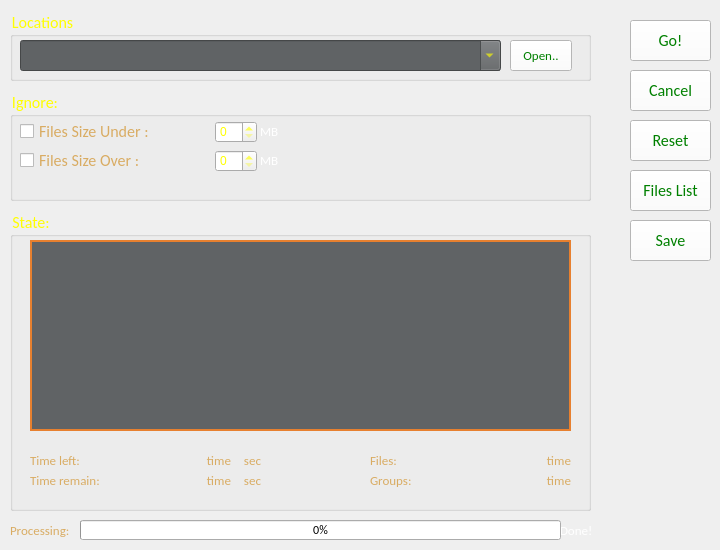
    <widget class="QWidget" name="tab_Duplicate">
     <property name="cursor">
      <cursorShape>ArrowCursor</cursorShape>
     </property>
     <attribute name="title">
      <string>Duplicate Finder</string>
     </attribute>
     <widget class="QGroupBox" name="groupBox_Ignore">
      <property name="geometry">
       <rect>
        <x>10</x>
        <y>90</y>
        <width>581</width>
        <height>111</height>
       </rect>
      </property>
      <property name="font">
       <font>
        <family>Calibri</family>
        <pointsize>12</pointsize>
        <weight>50</weight>
        <bold>false</bold>
       </font>
      </property>
      <property name="styleSheet">
       <string notr="true">color:yellow</string>
      </property>
      <property name="title">
       <string>Ignore:</string>
      </property>
      <widget class="QCheckBox" name="checkBox_sizeUnder">
       <property name="geometry">
        <rect>
         <x>10</x>
         <y>31</y>
         <width>181</width>
         <height>21</height>
        </rect>
       </property>
       <property name="font">
        <font>
         <family>Calibri</family>
         <pointsize>12</pointsize>
         <weight>50</weight>
         <bold>false</bold>
        </font>
       </property>
       <property name="statusTip">
        <string>Check if you want to select what's between characters.</string>
       </property>
       <property name="styleSheet">
        <string notr="true">color:#D9AC63</string>
       </property>
       <property name="text">
        <string>Files Size Under :</string>
       </property>
      </widget>
      <widget class="QSpinBox" name="spinBox_Under">
       <property name="geometry">
        <rect>
         <x>205</x>
         <y>31</y>
         <width>42</width>
         <height>22</height>
        </rect>
       </property>
      </widget>
      <widget class="QLabel" name="Label_MB_Under">
       <property name="geometry">
        <rect>
         <x>250</x>
         <y>31</y>
         <width>61</width>
         <height>21</height>
        </rect>
       </property>
       <property name="sizePolicy">
        <sizepolicy hsizetype="Expanding" vsizetype="Expanding">
         <horstretch>0</horstretch>
         <verstretch>0</verstretch>
        </sizepolicy>
       </property>
       <property name="font">
        <font>
         <family>Calibri</family>
         <pointsize>10</pointsize>
         <weight>50</weight>
         <bold>false</bold>
         <stylestrategy>PreferDefault</stylestrategy>
         <kerning>true</kerning>
        </font>
       </property>
       <property name="contextMenuPolicy">
        <enum>Qt::DefaultContextMenu</enum>
       </property>
       <property name="statusTip">
        <string/>
       </property>
       <property name="styleSheet">
        <string notr="true">color:white</string>
       </property>
       <property name="frameShape">
        <enum>QFrame::NoFrame</enum>
       </property>
       <property name="text">
        <string>MB</string>
       </property>
       <property name="textFormat">
        <enum>Qt::AutoText</enum>
       </property>
       <property name="alignment">
        <set>Qt::AlignLeading|Qt::AlignLeft|Qt::AlignVCenter</set>
       </property>
       <property name="wordWrap">
        <bool>true</bool>
       </property>
      </widget>
      <widget class="QLabel" name="Label_MB_Over">
       <property name="geometry">
        <rect>
         <x>250</x>
         <y>60</y>
         <width>31</width>
         <height>21</height>
        </rect>
       </property>
       <property name="sizePolicy">
        <sizepolicy hsizetype="Expanding" vsizetype="Expanding">
         <horstretch>0</horstretch>
         <verstretch>0</verstretch>
        </sizepolicy>
       </property>
       <property name="font">
        <font>
         <family>Calibri</family>
         <pointsize>10</pointsize>
         <weight>50</weight>
         <bold>false</bold>
         <stylestrategy>PreferDefault</stylestrategy>
         <kerning>true</kerning>
        </font>
       </property>
       <property name="contextMenuPolicy">
        <enum>Qt::DefaultContextMenu</enum>
       </property>
       <property name="statusTip">
        <string/>
       </property>
       <property name="styleSheet">
        <string notr="true">color:white</string>
       </property>
       <property name="frameShape">
        <enum>QFrame::NoFrame</enum>
       </property>
       <property name="text">
        <string>MB</string>
       </property>
       <property name="textFormat">
        <enum>Qt::AutoText</enum>
       </property>
       <property name="alignment">
        <set>Qt::AlignLeading|Qt::AlignLeft|Qt::AlignVCenter</set>
       </property>
       <property name="wordWrap">
        <bool>true</bool>
       </property>
      </widget>
      <widget class="QSpinBox" name="spinBox_Over">
       <property name="geometry">
        <rect>
         <x>205</x>
         <y>60</y>
         <width>42</width>
         <height>22</height>
        </rect>
       </property>
      </widget>
      <widget class="QCheckBox" name="checkBox_sizeOver">
       <property name="geometry">
        <rect>
         <x>10</x>
         <y>60</y>
         <width>191</width>
         <height>21</height>
        </rect>
       </property>
       <property name="font">
        <font>
         <family>Calibri</family>
         <pointsize>12</pointsize>
         <weight>50</weight>
         <bold>false</bold>
        </font>
       </property>
       <property name="statusTip">
        <string>Check if you want to select what's between characters.</string>
       </property>
       <property name="styleSheet">
        <string notr="true">color:#D9AC63</string>
       </property>
       <property name="text">
        <string>Files Size Over :</string>
       </property>
      </widget>
     </widget>
     <widget class="QLabel" name="Label_Progress_Done_text">
      <property name="geometry">
       <rect>
        <x>560</x>
        <y>520</y>
        <width>31</width>
        <height>20</height>
       </rect>
      </property>
      <property name="sizePolicy">
       <sizepolicy hsizetype="Expanding" vsizetype="Expanding">
        <horstretch>0</horstretch>
        <verstretch>0</verstretch>
       </sizepolicy>
      </property>
      <property name="font">
       <font>
        <family>Calibri</family>
        <pointsize>10</pointsize>
        <weight>50</weight>
        <bold>false</bold>
        <stylestrategy>PreferDefault</stylestrategy>
        <kerning>true</kerning>
       </font>
      </property>
      <property name="contextMenuPolicy">
       <enum>Qt::DefaultContextMenu</enum>
      </property>
      <property name="statusTip">
       <string/>
      </property>
      <property name="styleSheet">
       <string notr="true">color:white</string>
      </property>
      <property name="frameShape">
       <enum>QFrame::NoFrame</enum>
      </property>
      <property name="text">
       <string>Done!</string>
      </property>
      <property name="textFormat">
       <enum>Qt::AutoText</enum>
      </property>
      <property name="alignment">
       <set>Qt::AlignLeading|Qt::AlignLeft|Qt::AlignVCenter</set>
      </property>
      <property name="wordWrap">
       <bool>true</bool>
      </property>
     </widget>
     <widget class="QLabel" name="Label_Progress_text">
      <property name="geometry">
       <rect>
        <x>10</x>
        <y>520</y>
        <width>61</width>
        <height>21</height>
       </rect>
      </property>
      <property name="sizePolicy">
       <sizepolicy hsizetype="Expanding" vsizetype="Expanding">
        <horstretch>0</horstretch>
        <verstretch>0</verstretch>
       </sizepolicy>
      </property>
      <property name="font">
       <font>
        <family>Calibri</family>
        <pointsize>10</pointsize>
        <weight>50</weight>
        <bold>false</bold>
        <stylestrategy>PreferDefault</stylestrategy>
        <kerning>true</kerning>
       </font>
      </property>
      <property name="contextMenuPolicy">
       <enum>Qt::DefaultContextMenu</enum>
      </property>
      <property name="statusTip">
       <string/>
      </property>
      <property name="styleSheet">
       <string notr="true">color:#D9AC63</string>
      </property>
      <property name="frameShape">
       <enum>QFrame::NoFrame</enum>
      </property>
      <property name="text">
       <string>Processing:</string>
      </property>
      <property name="textFormat">
       <enum>Qt::AutoText</enum>
      </property>
      <property name="alignment">
       <set>Qt::AlignLeading|Qt::AlignLeft|Qt::AlignVCenter</set>
      </property>
      <property name="wordWrap">
       <bool>true</bool>
      </property>
     </widget>
     <widget class="QProgressBar" name="progressBar">
      <property name="geometry">
       <rect>
        <x>80</x>
        <y>520</y>
        <width>481</width>
        <height>20</height>
       </rect>
      </property>
      <property name="font">
       <font>
        <family>Calibri</family>
        <weight>50</weight>
        <bold>false</bold>
       </font>
      </property>
      <property name="value">
       <number>0</number>
      </property>
     </widget>
     <widget class="QGroupBox" name="groupBox_Loc">
      <property name="geometry">
       <rect>
        <x>10</x>
        <y>10</y>
        <width>581</width>
        <height>71</height>
       </rect>
      </property>
      <property name="font">
       <font>
        <family>Calibri</family>
        <pointsize>12</pointsize>
        <weight>50</weight>
        <bold>false</bold>
       </font>
      </property>
      <property name="styleSheet">
       <string notr="true">color:yellow</string>
      </property>
      <property name="title">
       <string>Locations</string>
      </property>
      <widget class="QComboBox" name="comboBox_dir">
       <property name="geometry">
        <rect>
         <x>10</x>
         <y>30</y>
         <width>481</width>
         <height>31</height>
        </rect>
       </property>
       <property name="font">
        <font>
         <family>Calibri</family>
         <pointsize>11</pointsize>
         <weight>50</weight>
         <bold>false</bold>
        </font>
       </property>
       <property name="statusTip">
        <string>Select Or Type Files Location</string>
       </property>
       <property name="styleSheet">
        <string notr="true">color:yellow;background-color:#606365</string>
       </property>
       <property name="editable">
        <bool>true</bool>
       </property>
      </widget>
      <widget class="QPushButton" name="Button_loc_open_dir">
       <property name="geometry">
        <rect>
         <x>500</x>
         <y>30</y>
         <width>62</width>
         <height>31</height>
        </rect>
       </property>
       <property name="font">
        <font>
         <family>Calibri</family>
         <pointsize>10</pointsize>
         <weight>50</weight>
         <bold>false</bold>
        </font>
       </property>
       <property name="cursor">
        <cursorShape>PointingHandCursor</cursorShape>
       </property>
       <property name="statusTip">
        <string>Open Files Location</string>
       </property>
       <property name="styleSheet">
        <string notr="true">background-color:white;color:green</string>
       </property>
       <property name="text">
        <string>Open..</string>
       </property>
      </widget>
     </widget>
     <widget class="QGroupBox" name="groupBox_State">
      <property name="geometry">
       <rect>
        <x>10</x>
        <y>210</y>
        <width>581</width>
        <height>301</height>
       </rect>
      </property>
      <property name="font">
       <font>
        <family>Calibri</family>
        <pointsize>12</pointsize>
        <weight>50</weight>
        <bold>false</bold>
       </font>
      </property>
      <property name="styleSheet">
       <string notr="true">color:yellow</string>
      </property>
      <property name="title">
       <string>State:</string>
      </property>
      <widget class="QTextBrowser" name="lineEdit_State">
       <property name="geometry">
        <rect>
         <x>20</x>
         <y>30</y>
         <width>541</width>
         <height>191</height>
        </rect>
       </property>
       <property name="font">
        <font>
         <family>Calibri</family>
         <pointsize>12</pointsize>
         <weight>50</weight>
         <bold>false</bold>
        </font>
       </property>
       <property name="styleSheet">
        <string notr="true">color:#E7802F;background-color:#606365</string>
       </property>
       <property name="frameShape">
        <enum>QFrame::WinPanel</enum>
       </property>
       <property name="frameShadow">
        <enum>QFrame::Plain</enum>
       </property>
      </widget>
      <widget class="QLabel" name="Label_Time_remain">
       <property name="geometry">
        <rect>
         <x>20</x>
         <y>260</y>
         <width>111</width>
         <height>21</height>
        </rect>
       </property>
       <property name="sizePolicy">
        <sizepolicy hsizetype="Expanding" vsizetype="Expanding">
         <horstretch>0</horstretch>
         <verstretch>0</verstretch>
        </sizepolicy>
       </property>
       <property name="font">
        <font>
         <family>Calibri</family>
         <pointsize>10</pointsize>
         <weight>50</weight>
         <bold>false</bold>
         <stylestrategy>PreferDefault</stylestrategy>
         <kerning>true</kerning>
        </font>
       </property>
       <property name="contextMenuPolicy">
        <enum>Qt::DefaultContextMenu</enum>
       </property>
       <property name="statusTip">
        <string/>
       </property>
       <property name="styleSheet">
        <string notr="true">color:#D9AC63</string>
       </property>
       <property name="frameShape">
        <enum>QFrame::NoFrame</enum>
       </property>
       <property name="text">
        <string>Time remain:</string>
       </property>
       <property name="textFormat">
        <enum>Qt::AutoText</enum>
       </property>
       <property name="alignment">
        <set>Qt::AlignLeading|Qt::AlignLeft|Qt::AlignVCenter</set>
       </property>
       <property name="wordWrap">
        <bool>true</bool>
       </property>
      </widget>
      <widget class="QLabel" name="Label_Time_left">
       <property name="geometry">
        <rect>
         <x>20</x>
         <y>240</y>
         <width>101</width>
         <height>21</height>
        </rect>
       </property>
       <property name="sizePolicy">
        <sizepolicy hsizetype="Expanding" vsizetype="Expanding">
         <horstretch>0</horstretch>
         <verstretch>0</verstretch>
        </sizepolicy>
       </property>
       <property name="font">
        <font>
         <family>Calibri</family>
         <pointsize>10</pointsize>
         <weight>50</weight>
         <bold>false</bold>
         <stylestrategy>PreferDefault</stylestrategy>
         <kerning>true</kerning>
        </font>
       </property>
       <property name="contextMenuPolicy">
        <enum>Qt::DefaultContextMenu</enum>
       </property>
       <property name="statusTip">
        <string/>
       </property>
       <property name="styleSheet">
        <string notr="true">color:#D9AC63</string>
       </property>
       <property name="frameShape">
        <enum>QFrame::NoFrame</enum>
       </property>
       <property name="text">
        <string>Time left:</string>
       </property>
       <property name="textFormat">
        <enum>Qt::AutoText</enum>
       </property>
       <property name="alignment">
        <set>Qt::AlignLeading|Qt::AlignLeft|Qt::AlignVCenter</set>
       </property>
       <property name="wordWrap">
        <bool>true</bool>
       </property>
      </widget>
      <widget class="QLabel" name="Label_Time_left_sec_2">
       <property name="geometry">
        <rect>
         <x>210</x>
         <y>240</y>
         <width>41</width>
         <height>21</height>
        </rect>
       </property>
       <property name="sizePolicy">
        <sizepolicy hsizetype="Expanding" vsizetype="Expanding">
         <horstretch>0</horstretch>
         <verstretch>0</verstretch>
        </sizepolicy>
       </property>
       <property name="font">
        <font>
         <family>Calibri</family>
         <pointsize>10</pointsize>
         <weight>50</weight>
         <bold>false</bold>
         <stylestrategy>PreferDefault</stylestrategy>
         <kerning>true</kerning>
        </font>
       </property>
       <property name="contextMenuPolicy">
        <enum>Qt::DefaultContextMenu</enum>
       </property>
       <property name="statusTip">
        <string/>
       </property>
       <property name="styleSheet">
        <string notr="true">color:#D9AC63</string>
       </property>
       <property name="frameShape">
        <enum>QFrame::NoFrame</enum>
       </property>
       <property name="text">
        <string>sec</string>
       </property>
       <property name="textFormat">
        <enum>Qt::AutoText</enum>
       </property>
       <property name="alignment">
        <set>Qt::AlignRight|Qt::AlignTrailing|Qt::AlignVCenter</set>
       </property>
       <property name="wordWrap">
        <bool>true</bool>
       </property>
      </widget>
      <widget class="QLabel" name="Label_Time_left_sec">
       <property name="geometry">
        <rect>
         <x>210</x>
         <y>260</y>
         <width>41</width>
         <height>21</height>
        </rect>
       </property>
       <property name="sizePolicy">
        <sizepolicy hsizetype="Expanding" vsizetype="Expanding">
         <horstretch>0</horstretch>
         <verstretch>0</verstretch>
        </sizepolicy>
       </property>
       <property name="font">
        <font>
         <family>Calibri</family>
         <pointsize>10</pointsize>
         <weight>50</weight>
         <bold>false</bold>
         <stylestrategy>PreferDefault</stylestrategy>
         <kerning>true</kerning>
        </font>
       </property>
       <property name="contextMenuPolicy">
        <enum>Qt::DefaultContextMenu</enum>
       </property>
       <property name="statusTip">
        <string/>
       </property>
       <property name="styleSheet">
        <string notr="true">color:#D9AC63</string>
       </property>
       <property name="frameShape">
        <enum>QFrame::NoFrame</enum>
       </property>
       <property name="text">
        <string>sec</string>
       </property>
       <property name="textFormat">
        <enum>Qt::AutoText</enum>
       </property>
       <property name="alignment">
        <set>Qt::AlignRight|Qt::AlignTrailing|Qt::AlignVCenter</set>
       </property>
       <property name="wordWrap">
        <bool>true</bool>
       </property>
      </widget>
      <widget class="QLabel" name="Label_Time_left_num">
       <property name="geometry">
        <rect>
         <x>180</x>
         <y>240</y>
         <width>41</width>
         <height>21</height>
        </rect>
       </property>
       <property name="sizePolicy">
        <sizepolicy hsizetype="Expanding" vsizetype="Expanding">
         <horstretch>0</horstretch>
         <verstretch>0</verstretch>
        </sizepolicy>
       </property>
       <property name="font">
        <font>
         <family>Calibri</family>
         <pointsize>10</pointsize>
         <weight>50</weight>
         <bold>false</bold>
         <stylestrategy>PreferDefault</stylestrategy>
         <kerning>true</kerning>
        </font>
       </property>
       <property name="contextMenuPolicy">
        <enum>Qt::DefaultContextMenu</enum>
       </property>
       <property name="statusTip">
        <string/>
       </property>
       <property name="styleSheet">
        <string notr="true">color:#D9AC63</string>
       </property>
       <property name="frameShape">
        <enum>QFrame::NoFrame</enum>
       </property>
       <property name="text">
        <string>time</string>
       </property>
       <property name="textFormat">
        <enum>Qt::AutoText</enum>
       </property>
       <property name="alignment">
        <set>Qt::AlignRight|Qt::AlignTrailing|Qt::AlignVCenter</set>
       </property>
       <property name="wordWrap">
        <bool>true</bool>
       </property>
      </widget>
      <widget class="QLabel" name="Label_Time_remain_num">
       <property name="geometry">
        <rect>
         <x>180</x>
         <y>260</y>
         <width>41</width>
         <height>21</height>
        </rect>
       </property>
       <property name="sizePolicy">
        <sizepolicy hsizetype="Expanding" vsizetype="Expanding">
         <horstretch>0</horstretch>
         <verstretch>0</verstretch>
        </sizepolicy>
       </property>
       <property name="font">
        <font>
         <family>Calibri</family>
         <pointsize>10</pointsize>
         <weight>50</weight>
         <bold>false</bold>
         <stylestrategy>PreferDefault</stylestrategy>
         <kerning>true</kerning>
        </font>
       </property>
       <property name="contextMenuPolicy">
        <enum>Qt::DefaultContextMenu</enum>
       </property>
       <property name="statusTip">
        <string/>
       </property>
       <property name="styleSheet">
        <string notr="true">color:#D9AC63</string>
       </property>
       <property name="frameShape">
        <enum>QFrame::NoFrame</enum>
       </property>
       <property name="text">
        <string>time</string>
       </property>
       <property name="textFormat">
        <enum>Qt::AutoText</enum>
       </property>
       <property name="alignment">
        <set>Qt::AlignRight|Qt::AlignTrailing|Qt::AlignVCenter</set>
       </property>
       <property name="wordWrap">
        <bool>true</bool>
       </property>
      </widget>
      <widget class="QLabel" name="Label_Groups_num">
       <property name="geometry">
        <rect>
         <x>520</x>
         <y>260</y>
         <width>41</width>
         <height>21</height>
        </rect>
       </property>
       <property name="sizePolicy">
        <sizepolicy hsizetype="Expanding" vsizetype="Expanding">
         <horstretch>0</horstretch>
         <verstretch>0</verstretch>
        </sizepolicy>
       </property>
       <property name="font">
        <font>
         <family>Calibri</family>
         <pointsize>10</pointsize>
         <weight>50</weight>
         <bold>false</bold>
         <stylestrategy>PreferDefault</stylestrategy>
         <kerning>true</kerning>
        </font>
       </property>
       <property name="contextMenuPolicy">
        <enum>Qt::DefaultContextMenu</enum>
       </property>
       <property name="statusTip">
        <string/>
       </property>
       <property name="styleSheet">
        <string notr="true">color:#D9AC63</string>
       </property>
       <property name="frameShape">
        <enum>QFrame::NoFrame</enum>
       </property>
       <property name="text">
        <string>time</string>
       </property>
       <property name="textFormat">
        <enum>Qt::AutoText</enum>
       </property>
       <property name="alignment">
        <set>Qt::AlignRight|Qt::AlignTrailing|Qt::AlignVCenter</set>
       </property>
       <property name="wordWrap">
        <bool>true</bool>
       </property>
      </widget>
      <widget class="QLabel" name="Label_Files">
       <property name="geometry">
        <rect>
         <x>360</x>
         <y>240</y>
         <width>101</width>
         <height>21</height>
        </rect>
       </property>
       <property name="sizePolicy">
        <sizepolicy hsizetype="Expanding" vsizetype="Expanding">
         <horstretch>0</horstretch>
         <verstretch>0</verstretch>
        </sizepolicy>
       </property>
       <property name="font">
        <font>
         <family>Calibri</family>
         <pointsize>10</pointsize>
         <weight>50</weight>
         <bold>false</bold>
         <stylestrategy>PreferDefault</stylestrategy>
         <kerning>true</kerning>
        </font>
       </property>
       <property name="contextMenuPolicy">
        <enum>Qt::DefaultContextMenu</enum>
       </property>
       <property name="statusTip">
        <string/>
       </property>
       <property name="styleSheet">
        <string notr="true">color:#D9AC63</string>
       </property>
       <property name="frameShape">
        <enum>QFrame::NoFrame</enum>
       </property>
       <property name="text">
        <string>Files:</string>
       </property>
       <property name="textFormat">
        <enum>Qt::AutoText</enum>
       </property>
       <property name="alignment">
        <set>Qt::AlignLeading|Qt::AlignLeft|Qt::AlignVCenter</set>
       </property>
       <property name="wordWrap">
        <bool>true</bool>
       </property>
      </widget>
      <widget class="QLabel" name="Label_Files_num">
       <property name="geometry">
        <rect>
         <x>520</x>
         <y>240</y>
         <width>41</width>
         <height>21</height>
        </rect>
       </property>
       <property name="sizePolicy">
        <sizepolicy hsizetype="Expanding" vsizetype="Expanding">
         <horstretch>0</horstretch>
         <verstretch>0</verstretch>
        </sizepolicy>
       </property>
       <property name="font">
        <font>
         <family>Calibri</family>
         <pointsize>10</pointsize>
         <weight>50</weight>
         <bold>false</bold>
         <stylestrategy>PreferDefault</stylestrategy>
         <kerning>true</kerning>
        </font>
       </property>
       <property name="contextMenuPolicy">
        <enum>Qt::DefaultContextMenu</enum>
       </property>
       <property name="statusTip">
        <string/>
       </property>
       <property name="styleSheet">
        <string notr="true">color:#D9AC63</string>
       </property>
       <property name="frameShape">
        <enum>QFrame::NoFrame</enum>
       </property>
       <property name="text">
        <string>time</string>
       </property>
       <property name="textFormat">
        <enum>Qt::AutoText</enum>
       </property>
       <property name="alignment">
        <set>Qt::AlignRight|Qt::AlignTrailing|Qt::AlignVCenter</set>
       </property>
       <property name="wordWrap">
        <bool>true</bool>
       </property>
      </widget>
      <widget class="QLabel" name="Label_Groups">
       <property name="geometry">
        <rect>
         <x>360</x>
         <y>260</y>
         <width>111</width>
         <height>21</height>
        </rect>
       </property>
       <property name="sizePolicy">
        <sizepolicy hsizetype="Expanding" vsizetype="Expanding">
         <horstretch>0</horstretch>
         <verstretch>0</verstretch>
        </sizepolicy>
       </property>
       <property name="font">
        <font>
         <family>Calibri</family>
         <pointsize>10</pointsize>
         <weight>50</weight>
         <bold>false</bold>
         <stylestrategy>PreferDefault</stylestrategy>
         <kerning>true</kerning>
        </font>
       </property>
       <property name="contextMenuPolicy">
        <enum>Qt::DefaultContextMenu</enum>
       </property>
       <property name="statusTip">
        <string/>
       </property>
       <property name="styleSheet">
        <string notr="true">color:#D9AC63</string>
       </property>
       <property name="frameShape">
        <enum>QFrame::NoFrame</enum>
       </property>
       <property name="text">
        <string>Groups:</string>
       </property>
       <property name="textFormat">
        <enum>Qt::AutoText</enum>
       </property>
       <property name="alignment">
        <set>Qt::AlignLeading|Qt::AlignLeft|Qt::AlignVCenter</set>
       </property>
       <property name="wordWrap">
        <bool>true</bool>
       </property>
      </widget>
     </widget>
     <widget class="QPushButton" name="Button_stop">
      <property name="geometry">
       <rect>
        <x>630</x>
        <y>70</y>
        <width>81</width>
        <height>41</height>
       </rect>
      </property>
      <property name="font">
       <font>
        <family>Calibri</family>
        <pointsize>12</pointsize>
        <weight>50</weight>
        <bold>false</bold>
       </font>
      </property>
      <property name="cursor">
       <cursorShape>PointingHandCursor</cursorShape>
      </property>
      <property name="statusTip">
       <string>Cancel Operation</string>
      </property>
      <property name="styleSheet">
       <string notr="true">background-color:white;color:green</string>
      </property>
      <property name="text">
       <string>Cancel</string>
      </property>
      <property name="shortcut">
       <string>Ctrl+C</string>
      </property>
     </widget>
     <widget class="QPushButton" name="Button_save">
      <property name="geometry">
       <rect>
        <x>630</x>
        <y>220</y>
        <width>81</width>
        <height>41</height>
       </rect>
      </property>
      <property name="font">
       <font>
        <family>Calibri</family>
        <pointsize>12</pointsize>
        <weight>50</weight>
        <bold>false</bold>
       </font>
      </property>
      <property name="cursor">
       <cursorShape>PointingHandCursor</cursorShape>
      </property>
      <property name="statusTip">
       <string>Preview Changes</string>
      </property>
      <property name="styleSheet">
       <string notr="true">background-color:white;color:green</string>
      </property>
      <property name="text">
       <string>Save</string>
      </property>
      <property name="shortcut">
       <string>Ctrl+P</string>
      </property>
     </widget>
     <widget class="QPushButton" name="Button_Go">
      <property name="geometry">
       <rect>
        <x>630</x>
        <y>20</y>
        <width>81</width>
        <height>41</height>
       </rect>
      </property>
      <property name="font">
       <font>
        <family>Calibri</family>
        <pointsize>12</pointsize>
        <weight>50</weight>
        <bold>false</bold>
       </font>
      </property>
      <property name="cursor">
       <cursorShape>PointingHandCursor</cursorShape>
      </property>
      <property name="statusTip">
       <string>Rename Files</string>
      </property>
      <property name="styleSheet">
       <string notr="true">background-color:white;color:green</string>
      </property>
      <property name="text">
       <string>Go!</string>
      </property>
      <property name="shortcut">
       <string>Return</string>
      </property>
     </widget>
     <widget class="QPushButton" name="Button_reset">
      <property name="geometry">
       <rect>
        <x>630</x>
        <y>120</y>
        <width>81</width>
        <height>41</height>
       </rect>
      </property>
      <property name="font">
       <font>
        <family>Calibri</family>
        <pointsize>12</pointsize>
        <weight>50</weight>
        <bold>false</bold>
       </font>
      </property>
      <property name="cursor">
       <cursorShape>PointingHandCursor</cursorShape>
      </property>
      <property name="statusTip">
       <string>Reset Program</string>
      </property>
      <property name="styleSheet">
       <string notr="true">background-color:white;color:green</string>
      </property>
      <property name="text">
       <string>Reset</string>
      </property>
      <property name="shortcut">
       <string>Ctrl+R</string>
      </property>
     </widget>
     <widget class="QPushButton" name="Button_FileList">
      <property name="geometry">
       <rect>
        <x>630</x>
        <y>170</y>
        <width>81</width>
        <height>41</height>
       </rect>
      </property>
      <property name="font">
       <font>
        <family>Calibri</family>
        <pointsize>12</pointsize>
        <weight>50</weight>
        <bold>false</bold>
       </font>
      </property>
      <property name="cursor">
       <cursorShape>PointingHandCursor</cursorShape>
      </property>
      <property name="statusTip">
       <string>Preview Changes</string>
      </property>
      <property name="styleSheet">
       <string notr="true">background-color:white;color:green</string>
      </property>
      <property name="text">
       <string>Files List</string>
      </property>
      <property name="shortcut">
       <string>Ctrl+P</string>
      </property>
     </widget>
    </widget>
